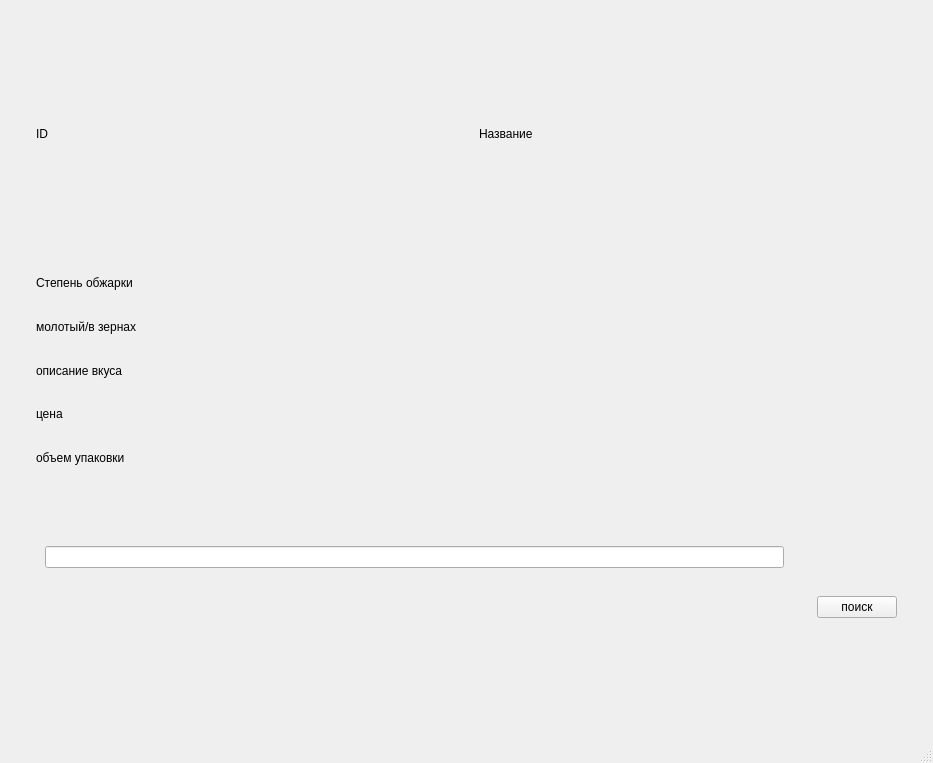
<?xml version="1.0" encoding="UTF-8"?>
<ui version="4.0">
 <class>MainWindow</class>
 <widget class="QMainWindow" name="MainWindow">
  <property name="geometry">
   <rect>
    <x>0</x>
    <y>0</y>
    <width>933</width>
    <height>763</height>
   </rect>
  </property>
  <property name="windowTitle">
   <string>MainWindow</string>
  </property>
  <widget class="QWidget" name="centralwidget">
   <layout class="QVBoxLayout" name="verticalLayout_2">
    <item>
     <widget class="QWidget" name="widget" native="true">
      <layout class="QVBoxLayout" name="verticalLayout">
       <item>
        <widget class="QWidget" name="widget_2" native="true">
         <layout class="QHBoxLayout" name="horizontalLayout">
          <item>
           <widget class="QWidget" name="widget_5" native="true">
            <layout class="QHBoxLayout" name="horizontalLayout_2">
             <item>
              <widget class="QLabel" name="ID">
               <property name="text">
                <string>ID</string>
               </property>
              </widget>
             </item>
            </layout>
           </widget>
          </item>
          <item>
           <widget class="QWidget" name="widget_6" native="true">
            <layout class="QHBoxLayout" name="horizontalLayout_3">
             <item>
              <widget class="QLabel" name="name">
               <property name="text">
                <string>Название</string>
               </property>
              </widget>
             </item>
            </layout>
           </widget>
          </item>
         </layout>
        </widget>
       </item>
       <item>
        <widget class="QWidget" name="widget_3" native="true">
         <layout class="QVBoxLayout" name="verticalLayout_3">
          <item>
           <widget class="QWidget" name="widget_7" native="true">
            <layout class="QVBoxLayout" name="verticalLayout_5">
             <item>
              <widget class="QLabel" name="roasting">
               <property name="text">
                <string>Степень обжарки</string>
               </property>
              </widget>
             </item>
            </layout>
           </widget>
          </item>
          <item>
           <widget class="QWidget" name="widget_8" native="true">
            <layout class="QVBoxLayout" name="verticalLayout_4">
             <item>
              <widget class="QLabel" name="ground">
               <property name="text">
                <string>молотый/в зернах        </string>
               </property>
              </widget>
             </item>
            </layout>
           </widget>
          </item>
          <item>
           <widget class="QWidget" name="widget_9" native="true">
            <layout class="QHBoxLayout" name="horizontalLayout_5">
             <item>
              <widget class="QLabel" name="about">
               <property name="text">
                <string>описание вкуса</string>
               </property>
              </widget>
             </item>
            </layout>
           </widget>
          </item>
          <item>
           <widget class="QWidget" name="widget_10" native="true">
            <layout class="QHBoxLayout" name="horizontalLayout_4">
             <item>
              <widget class="QLabel" name="price">
               <property name="text">
                <string>цена</string>
               </property>
              </widget>
             </item>
            </layout>
           </widget>
          </item>
          <item>
           <widget class="QWidget" name="widget_15" native="true">
            <layout class="QVBoxLayout" name="verticalLayout_8">
             <item>
              <widget class="QLabel" name="volume">
               <property name="text">
                <string>объем упаковки</string>
               </property>
              </widget>
             </item>
            </layout>
           </widget>
          </item>
         </layout>
        </widget>
       </item>
       <item>
        <widget class="QWidget" name="widget_4" native="true">
         <layout class="QHBoxLayout" name="horizontalLayout_6">
          <item>
           <widget class="QWidget" name="widget_11" native="true">
            <layout class="QVBoxLayout" name="verticalLayout_6">
             <item>
              <widget class="QWidget" name="widget_13" native="true">
               <layout class="QVBoxLayout" name="verticalLayout_9">
                <item>
                 <widget class="QLineEdit" name="finder"/>
                </item>
               </layout>
              </widget>
             </item>
             <item>
              <widget class="QWidget" name="widget_14" native="true">
               <layout class="QVBoxLayout" name="verticalLayout_7">
                <item>
                 <widget class="QLabel" name="error">
                  <property name="text">
                   <string/>
                  </property>
                 </widget>
                </item>
               </layout>
              </widget>
             </item>
            </layout>
           </widget>
          </item>
          <item>
           <widget class="QWidget" name="widget_12" native="true">
            <layout class="QHBoxLayout" name="horizontalLayout_7">
             <item>
              <widget class="QPushButton" name="button">
               <property name="text">
                <string>поиск</string>
               </property>
              </widget>
             </item>
            </layout>
           </widget>
          </item>
         </layout>
        </widget>
       </item>
      </layout>
     </widget>
    </item>
   </layout>
  </widget>
  <widget class="QMenuBar" name="menubar">
   <property name="geometry">
    <rect>
     <x>0</x>
     <y>0</y>
     <width>933</width>
     <height>24</height>
    </rect>
   </property>
  </widget>
  <widget class="QStatusBar" name="statusbar"/>
 </widget>
 <resources/>
 <connections/>
</ui>
